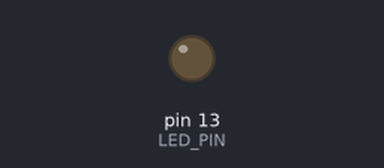
A sketch run on a simulated Arduino Uno, built with avr-gcc and run on an emulated ATmega328P. Parts: output pins drawn as LEDs (lit = HIGH).

Above: at 2.1 s.
At 6.9 s:
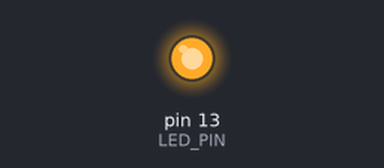
Timing chart, 0 to 7.4 s (numbered marks = the images above):
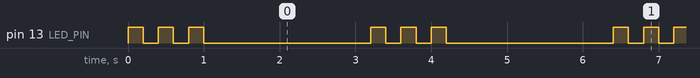

Measured:
- by itself, pin 13 (LED_PIN): repeats every 3.2 s: 2 × (LOW 0.20 s, HIGH 0.20 s), LOW 2.2 s, HIGH 0.20 s
- by itself, everything shown: repeats every 3.2 s, in 6 steps

The sketch:

blink_modified.ino
```cpp
/**
 * @file blink_modified.ino
 * @author Vraj Ramavat
 * @brief Blinks an LED 3 times fast, then pauses for 2 seconds.
 * Submitted for Collaborative Fork & Pull Request task (Q7).
 */

const int LED_PIN = 13;

void setup() {
  pinMode(LED_PIN, OUTPUT);
}

void loop() {
  // Blink 3 times fast
  for (int i = 0; i < 3; i++) {
    digitalWrite(LED_PIN, HIGH);
    delay(200); // 200ms ON
    digitalWrite(LED_PIN, LOW);
    delay(200); // 200ms OFF
  }

  // Pause for 2 seconds (2000 milliseconds)
  delay(2000);
}
```
